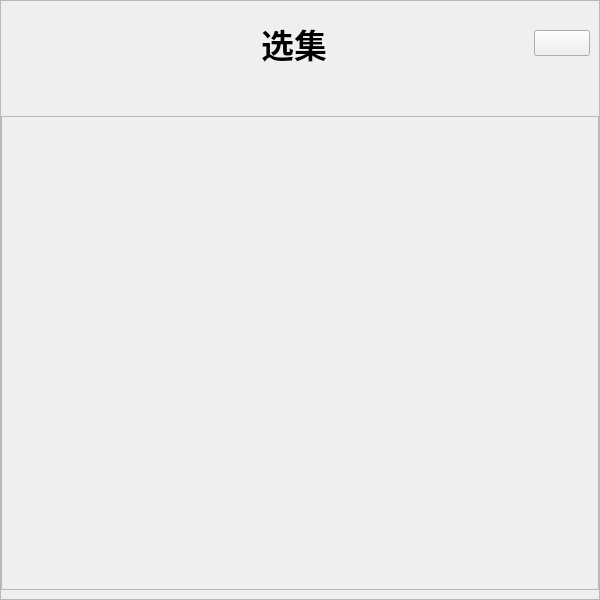
<?xml version="1.0" encoding="UTF-8"?>
<ui version="4.0">
 <class>EpisodePage</class>
 <widget class="QWidget" name="EpisodePage">
  <property name="geometry">
   <rect>
    <x>0</x>
    <y>0</y>
    <width>600</width>
    <height>600</height>
   </rect>
  </property>
  <property name="minimumSize">
   <size>
    <width>600</width>
    <height>0</height>
   </size>
  </property>
  <property name="maximumSize">
   <size>
    <width>600</width>
    <height>16777215</height>
   </size>
  </property>
  <layout class="QHBoxLayout" name="horizontalLayout_5">
   <property name="spacing">
    <number>0</number>
   </property>
   <property name="leftMargin">
    <number>0</number>
   </property>
   <property name="topMargin">
    <number>0</number>
   </property>
   <property name="rightMargin">
    <number>0</number>
   </property>
   <property name="bottomMargin">
    <number>0</number>
   </property>
   <item alignment="Qt::AlignmentFlag::AlignLeft">
    <widget class="QFrame" name="frame_2">
     <property name="minimumSize">
      <size>
       <width>600</width>
       <height>0</height>
      </size>
     </property>
     <property name="maximumSize">
      <size>
       <width>600</width>
       <height>16777215</height>
      </size>
     </property>
     <property name="frameShape">
      <enum>QFrame::Shape::StyledPanel</enum>
     </property>
     <property name="frameShadow">
      <enum>QFrame::Shadow::Raised</enum>
     </property>
     <layout class="QVBoxLayout" name="verticalLayout_9">
      <property name="leftMargin">
       <number>0</number>
      </property>
      <property name="rightMargin">
       <number>0</number>
      </property>
      <item>
       <widget class="QFrame" name="frame">
        <layout class="QHBoxLayout" name="horizontalLayout">
         <item>
          <widget class="QPushButton" name="pushButton_14">
           <property name="minimumSize">
            <size>
             <width>44</width>
             <height>44</height>
            </size>
           </property>
           <property name="maximumSize">
            <size>
             <width>44</width>
             <height>44</height>
            </size>
           </property>
           <property name="styleSheet">
            <string notr="true">QPushButton {
	border:none;
	border-radius:22px
}

QPushButton:hover {
	background-color: rgb(237, 237, 238);
}</string>
           </property>
           <property name="text">
            <string/>
           </property>
           <property name="icon">
            <iconset>
             <normaloff>icons/back.png</normaloff>icons/back.png</iconset>
           </property>
           <property name="iconSize">
            <size>
             <width>25</width>
             <height>25</height>
            </size>
           </property>
           <property name="checkable">
            <bool>true</bool>
           </property>
          </widget>
         </item>
         <item>
          <widget class="QLabel" name="pushButton_12">
           <property name="minimumSize">
            <size>
             <width>468</width>
             <height>0</height>
            </size>
           </property>
           <property name="maximumSize">
            <size>
             <width>468</width>
             <height>16777215</height>
            </size>
           </property>
           <property name="font">
            <font>
             <family>微软雅黑</family>
             <pointsize>25</pointsize>
             <bold>true</bold>
            </font>
           </property>
           <property name="text">
            <string>选集</string>
           </property>
           <property name="alignment">
            <set>Qt::AlignmentFlag::AlignCenter</set>
           </property>
          </widget>
         </item>
         <item>
          <widget class="QPushButton" name="pushButton_15">
           <property name="font">
            <font>
             <family>微软雅黑</family>
             <pointsize>10</pointsize>
             <bold>true</bold>
            </font>
           </property>
           <property name="text">
            <string/>
           </property>
          </widget>
         </item>
        </layout>
       </widget>
      </item>
      <item>
       <widget class="QLabel" name="pushButton_13">
        <property name="minimumSize">
         <size>
          <width>585</width>
          <height>0</height>
         </size>
        </property>
        <property name="maximumSize">
         <size>
          <width>585</width>
          <height>16777215</height>
         </size>
        </property>
        <property name="font">
         <font>
          <family>微软雅黑</family>
          <pointsize>15</pointsize>
          <bold>true</bold>
         </font>
        </property>
        <property name="text">
         <string/>
        </property>
        <property name="alignment">
         <set>Qt::AlignmentFlag::AlignCenter</set>
        </property>
       </widget>
      </item>
      <item>
       <widget class="QScrollArea" name="scrollArea">
        <property name="styleSheet">
         <string notr="true">QScrollArea {
	border: none;
	background-color: transparent;
}

QScrollArea &gt; QWidget &gt; QWidget {
	background-color: transparent;
}

QScrollBar:vertical {
	border: none;
	background-color: rgba(200, 200, 200, 100);
	width: 8px;
	border-radius: 4px;
}

QScrollBar::handle:vertical {
	background-color: rgba(150, 150, 150, 150);
	border-radius: 4px;
	min-height: 20px;
}

QScrollBar::handle:vertical:hover {
	background-color: rgba(120, 120, 120, 200);
}

QScrollBar::add-line:vertical, QScrollBar::sub-line:vertical {
	height: 0px;
}
         </string>
        </property>
        <property name="widgetResizable">
         <bool>true</bool>
        </property>
        <widget class="QWidget" name="scrollAreaWidgetContents_2">
         <property name="geometry">
          <rect>
           <x>0</x>
           <y>0</y>
           <width>598</width>
           <height>480</height>
          </rect>
         </property>
         <layout class="QGridLayout" name="gridLayout_3"/>
        </widget>
       </widget>
      </item>
     </layout>
    </widget>
   </item>
  </layout>
 </widget>
 <resources/>
 <connections/>
</ui>
